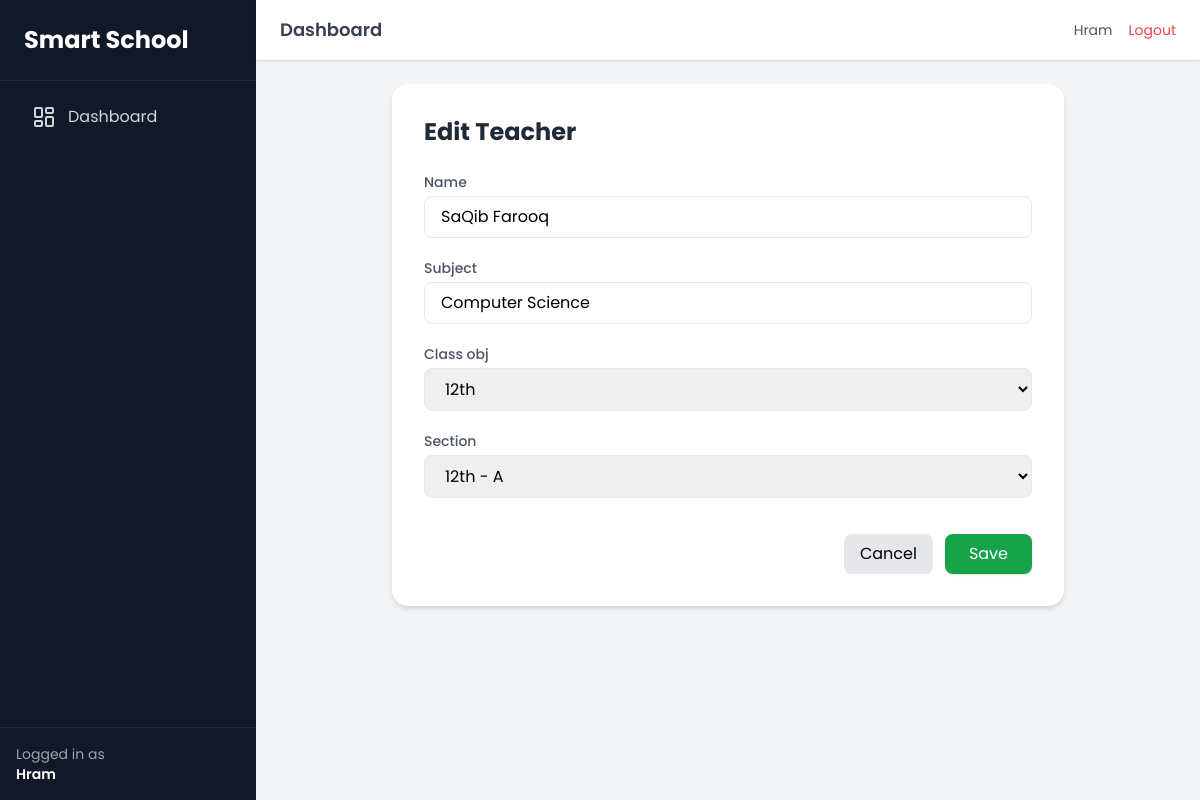
Screenshot of /edit-teacher/1/ (signed in) with the database file from the repository.
### students/models.py (models this page shows, shortened)
class Teacher(models.Model):
    user = models.OneToOneField(User, on_delete=models.CASCADE, null=True, blank=True)
    name = models.CharField(max_length=100)
    subject = models.CharField(max_length=50)
    class_obj = models.ForeignKey(Class, on_delete=models.CASCADE)
    section = models.ForeignKey(Section, on_delete=models.CASCADE)

### students/views.py (the view)
# urls.py: path('edit-teacher/<int:id>/', views.edit_teacher, name='edit_teacher'),
@login_required
def edit_teacher(request, id):
    teacher = get_object_or_404(Teacher, id=id)
    if request.method == 'POST':
        form = TeacherForm(request.POST, instance=teacher)
        if form.is_valid():
            form.save()
            return redirect('students:teacher_list')
    else:
        form = TeacherForm(instance=teacher)
    return render(request, 'teachers/edit_teacher.html', {'form': form})

### students/forms.py
class TeacherForm(forms.ModelForm):
    class Meta:
        model = Teacher
        fields = ['name', 'subject', 'class_obj', 'section']
        widgets = {
          'name': forms.TextInput(attrs={
          'class': 'w-full px-4 py-2 border rounded-lg focus:ring-2 focus:ring-blue-500'
        }),
            'subject': forms.TextInput(attrs={
                'class': 'w-full px-4 py-2 border rounded-lg focus:ring-2 focus:ring-blue-500'
            }),
            'class_obj': forms.Select(attrs={
                'class': 'w-full px-4 py-2 border rounded-lg focus:ring-2 focus:ring-blue-500'
            }),
            'section': forms.Select(attrs={
                'class': 'w-full px-4 py-2 border rounded-lg focus:ring-2 focus:ring-blue-500'
            }),
        }

### students/models.py (called while the page is built)
    def __str__(self):
        return self.name

    def __str__(self):
        return f"{self.class_obj} - {self.name}"

### templates/teachers/edit_teacher.html (shortened to what this page needs)
{% extends 'base.html' %}
{% block content %}
<div class="max-w-2xl mx-auto bg-white p-8 rounded-2xl shadow-md">
    <h2 class="text-2xl font-bold mb-6 text-gray-800">
       Edit Teacher
    </h2>
    <form method="POST" class="space-y-5">
        {% for field in form %}
        <div>
            <label class="block text-sm font-medium text-gray-600 mb-1">
                {{ field.label }}
            </label>
            {{ field }}
        </div>
        {% endfor %}
        <div class="flex justify-end space-x-3 pt-4">
            <a href="{% url 'students:teacher_list' %}"
               class="px-4 py-2 bg-gray-200 rounded-lg hover:bg-gray-300 transition">
                Cancel
            </a>
            <button type="submit"
                    class="px-6 py-2 bg-green-600 text-white rounded-lg hover:bg-green-700 shadow transition">
                Save
            </button>
        </div>
    </form>
</div>
{% endblock %}

### templates/base.html (shortened to what this page needs)
<!DOCTYPE html>
<html lang="en">
<head>
    <script src="https://cdn.tailwindcss.com"></script>
</head>
<body class="bg-gray-100">
<div class="flex min-h-screen">
<aside class="w-64 bg-gray-900 text-gray-300 flex flex-col">
    <div class="p-6 text-2xl font-bold text-white border-b border-gray-800">
        Smart School
    </div>
    <nav class="flex-1 p-4 space-y-2">
        <a href="{% url 'students:dashboard' %}"
           class="flex items-center gap-3 px-4 py-2 rounded-lg hover:bg-gray-800 transition
           {% if request.path == '/' %} bg-gray-800 text-white {% endif %}">
            <i data-lucide="layout-dashboard"></i>
            Dashboard
        </a>
    </nav>
    <div class="p-4 border-t border-gray-800 text-sm text-gray-400">
        Logged in as <br>
        <span class="text-white font-semibold">
            {{ request.user.username }}
        </span>
    </div>
</aside>
    <div class="flex-1 flex flex-col">
        <header class="bg-white shadow px-6 py-4 flex justify-between items-center">
            <h1 class="text-lg font-semibold text-gray-700">
                Dashboard
            </h1>
            <div class="flex items-center space-x-4">
                <span class="text-gray-600 text-sm">
                    {{ request.user.username }}
                </span>
                <a href="{% url 'logout' %}"
                   class="text-red-500 hover:underline text-sm">
                    Logout
                </a>
            </div>
        </header>
        <main class="p-6">
            {% block content %}
            {% endblock %}
        </main>
    </div>
</div>
</body>
</html>

### templates/base.html (style rules this page uses)
body { font-family: 'Poppins', sans-serif; }

### rows the page displays
Teacher: form "SaQib Farooq" "Computer Science" "12th" "12th - A"

### other values shown
{{ request.user.username }} "Hram"
{{ field.label }} "Name" "Subject" "Class obj" "Section"
